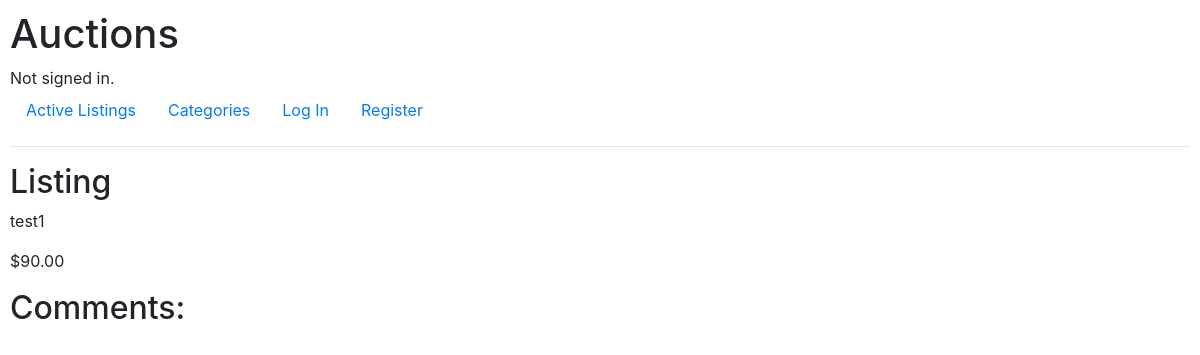
The app's page /listing/1, older data.
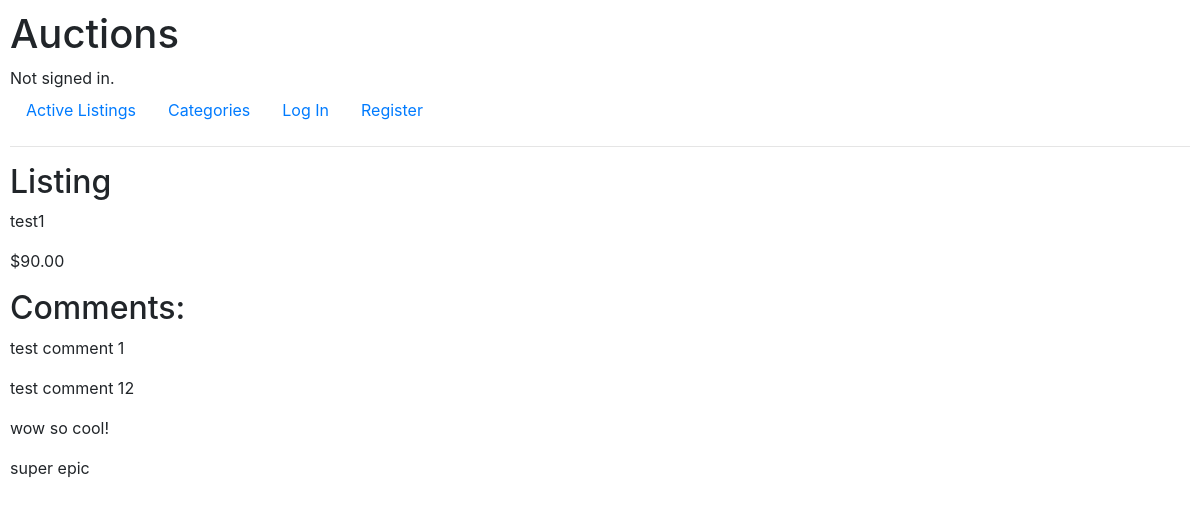
The same page, newer data.
### auctions/models.py (models this page shows, shortened)
class Comment(models.Model):
    comment = models.TextField()
    writer = models.ForeignKey(User, on_delete=models.CASCADE)
    listing = models.ForeignKey(Listing, on_delete=models.CASCADE)

### auctions/views.py (the view)
# urls.py: path("listing/<str:listing_id>", views.listing, name="listing"),
def listing(request, listing_id):
    listing = Listing.objects.get(pk=listing_id)
    if request.method == 'POST':
        request.user.listings.add(listing)
        return HttpResponseRedirect(reverse('watchlist'))
    bid_form = BidForm()
    comment_form = CommentForm()
    winning_bid = Bid.objects.filter(listing=listing.pk).order_by("-timestamp").first()
    is_winner = winning_bid and winning_bid.user == request.user
    comments = Comment.objects.filter(listing=listing)
    return render(request, "auctions/listing.html", {
            "listing": listing,
            "bid_form": bid_form,
            "comment_form": comment_form,
            "is_winner": is_winner,
            "comments": comments
        })

### auctions/templates/auctions/listing.html (shortened to what this page needs)
{% extends "auctions/layout.html" %}
{% block body %}
    <h2>Listing</h2>
    <p>{{ listing.title }}</p>
    <p>${{ listing.bid_price }}</p>
    <h2>Comments:</h2>
    {% for comment in comments %}
        <p>{{ comment.comment }}</p>
    {% endfor %}
{% endblock %}

Row changes from the older to the newer data that the page shows:
added Comment: comment "test comment 1"
added Comment: comment "test comment 12"
added Comment: comment "wow so cool!"
added Comment: comment "super epic"
